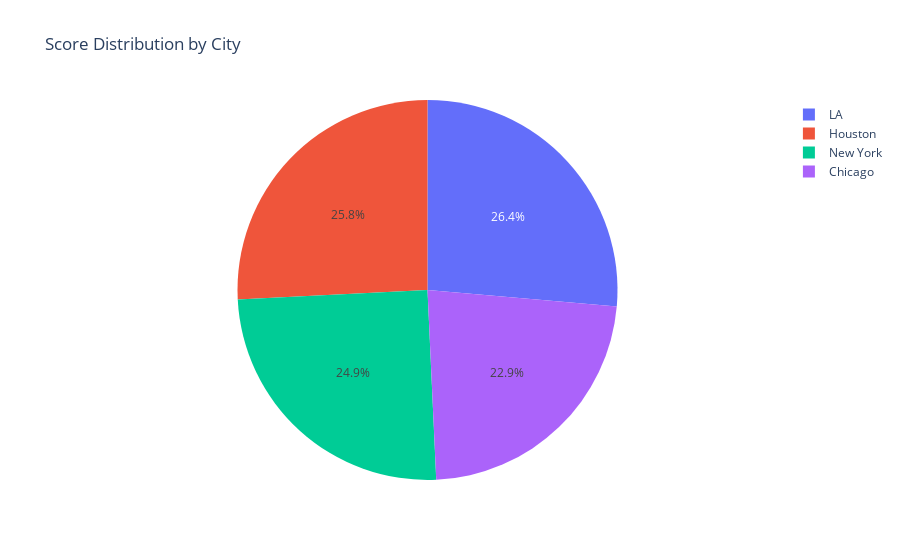

Notebook code for this chart:
### Code cell
# Pie Chart
fig_pie = px.pie(df, names='City', values='Score', title='Score Distribution by City')
fig_pie.show()

### Figure 1 — Plotly figure (JSON) as saved in the notebook; plotly's stock layout.template omitted (floating-point values rounded to 4 significant figures)
{"data": [{"domain": {"x": [0, 1], "y": [0, 1]}, "hovertemplate": "City=%{label}<br>Score=%{value}<extra></extra>", "labels": ["New York", "LA", "Chicago", "Houston"], "legendgroup": "", "name": "", "showlegend": true, "type": "pie", "values": [85, 90, 78, 88]}], "layout": {"legend": {"tracegroupgap": 0}, "title": {"text": "Score Distribution by City"}}}
